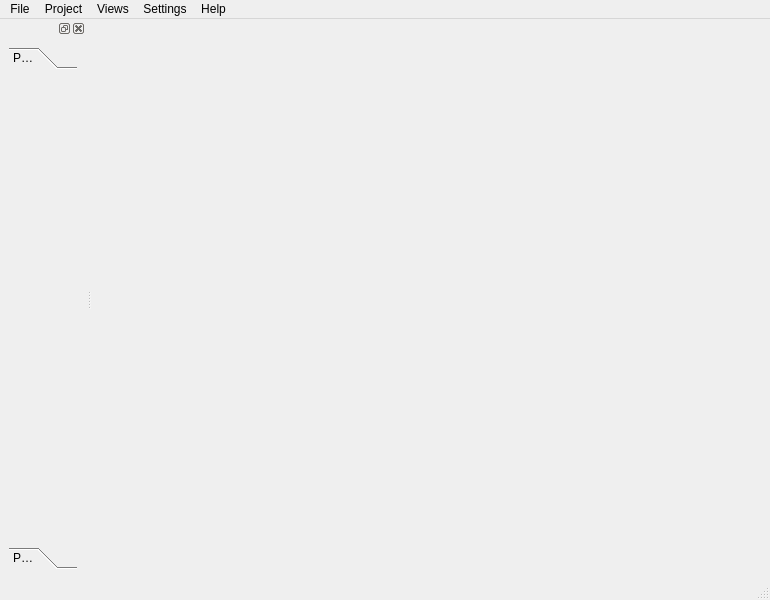
<?xml version="1.0" encoding="UTF-8"?>
<ui version="4.0">
 <class>MainWindow</class>
 <widget class="QMainWindow" name="MainWindow">
  <property name="geometry">
   <rect>
    <x>0</x>
    <y>0</y>
    <width>770</width>
    <height>600</height>
   </rect>
  </property>
  <property name="windowTitle">
   <string>MainWindow</string>
  </property>
  <widget class="QWidget" name="centralwidget">
   <layout class="QGridLayout" name="gridLayout">
    <item row="0" column="0">
     <widget class="QWidget" name="widget" native="true"/>
    </item>
   </layout>
  </widget>
  <widget class="QMenuBar" name="menubar">
   <property name="geometry">
    <rect>
     <x>0</x>
     <y>0</y>
     <width>770</width>
     <height>26</height>
    </rect>
   </property>
   <widget class="QMenu" name="menuProject">
    <property name="title">
     <string>File</string>
    </property>
    <widget class="QMenu" name="menuOpen_Recent">
     <property name="title">
      <string>Open Recent</string>
     </property>
     <addaction name="separator"/>
     <addaction name="actionProject_1"/>
     <addaction name="actionProject_2"/>
     <addaction name="actionProject_3"/>
     <addaction name="actionProyect_4"/>
     <addaction name="actionProyect_5"/>
    </widget>
    <addaction name="actionNew_Project"/>
    <addaction name="actionOpen"/>
    <addaction name="menuOpen_Recent"/>
    <addaction name="separator"/>
    <addaction name="actionExit"/>
   </widget>
   <widget class="QMenu" name="menuSettings">
    <property name="title">
     <string>Settings</string>
    </property>
    <widget class="QMenu" name="menuLanguage">
     <property name="title">
      <string>Language</string>
     </property>
     <addaction name="actionEN"/>
     <addaction name="actionES"/>
     <addaction name="actionEUS"/>
    </widget>
    <addaction name="menuLanguage"/>
    <addaction name="actionLicense"/>
   </widget>
   <widget class="QMenu" name="menuProject_2">
    <property name="title">
     <string>Project</string>
    </property>
    <addaction name="actionChange_Location"/>
    <addaction name="actionRename_2"/>
    <addaction name="separator"/>
    <addaction name="actionClose_Project"/>
   </widget>
   <widget class="QMenu" name="menuHelp">
    <property name="title">
     <string>Help</string>
    </property>
   </widget>
   <widget class="QMenu" name="menuViews">
    <property name="title">
     <string>Views</string>
    </property>
    <addaction name="actionProgress_View"/>
    <addaction name="actionStatus_View_2"/>
   </widget>
   <addaction name="menuProject"/>
   <addaction name="menuProject_2"/>
   <addaction name="menuViews"/>
   <addaction name="menuSettings"/>
   <addaction name="menuHelp"/>
  </widget>
  <widget class="QStatusBar" name="statusbar"/>
  <widget class="QDockWidget" name="dockWidget">
   <attribute name="dockWidgetArea">
    <number>1</number>
   </attribute>
   <widget class="QWidget" name="dockWidgetContents">
    <layout class="QGridLayout" name="gridLayout_2">
     <item row="0" column="0">
      <widget class="QToolBox" name="toolBox">
       <property name="currentIndex">
        <number>0</number>
       </property>
       <widget class="QWidget" name="page">
        <property name="geometry">
         <rect>
          <x>0</x>
          <y>0</y>
          <width>85</width>
          <height>439</height>
         </rect>
        </property>
        <attribute name="label">
         <string>Page 1</string>
        </attribute>
       </widget>
       <widget class="QWidget" name="page_2">
        <property name="geometry">
         <rect>
          <x>0</x>
          <y>0</y>
          <width>98</width>
          <height>28</height>
         </rect>
        </property>
        <attribute name="label">
         <string>Page 2</string>
        </attribute>
       </widget>
      </widget>
     </item>
    </layout>
   </widget>
  </widget>
  <action name="actionNew_Project">
   <property name="text">
    <string>New Project</string>
   </property>
  </action>
  <action name="actionOpen">
   <property name="icon">
    <iconset>
     <normaloff>deusto.png</normaloff>deusto.png</iconset>
   </property>
   <property name="text">
    <string>Open...</string>
   </property>
  </action>
  <action name="actionProject_1">
   <property name="text">
    <string>Project 1</string>
   </property>
  </action>
  <action name="actionProject_2">
   <property name="text">
    <string>Project 2</string>
   </property>
  </action>
  <action name="actionProject_3">
   <property name="text">
    <string>Project 3</string>
   </property>
  </action>
  <action name="actionProyect_4">
   <property name="text">
    <string>Proyect 4</string>
   </property>
  </action>
  <action name="actionProyect_5">
   <property name="text">
    <string>Proyect 5</string>
   </property>
  </action>
  <action name="actionExit">
   <property name="text">
    <string>Exit</string>
   </property>
  </action>
  <action name="actionLicense">
   <property name="text">
    <string>License</string>
   </property>
  </action>
  <action name="actionProgressView">
   <property name="checkable">
    <bool>true</bool>
   </property>
   <property name="checked">
    <bool>true</bool>
   </property>
   <property name="text">
    <string>Progress View</string>
   </property>
  </action>
  <action name="actionStatus_View">
   <property name="text">
    <string>Status View</string>
   </property>
  </action>
  <action name="actionRename">
   <property name="text">
    <string>Rename...</string>
   </property>
  </action>
  <action name="actionClose_Project">
   <property name="text">
    <string>Close Project</string>
   </property>
  </action>
  <action name="actionRename_2">
   <property name="text">
    <string>Rename...</string>
   </property>
  </action>
  <action name="actionChange_Location">
   <property name="text">
    <string>Change Location</string>
   </property>
  </action>
  <action name="actionEN">
   <property name="text">
    <string>EN</string>
   </property>
  </action>
  <action name="actionES">
   <property name="text">
    <string>ES</string>
   </property>
  </action>
  <action name="actionEUS">
   <property name="text">
    <string>EUS</string>
   </property>
  </action>
  <action name="actionProgress_View">
   <property name="checkable">
    <bool>true</bool>
   </property>
   <property name="checked">
    <bool>true</bool>
   </property>
   <property name="text">
    <string>Progress View</string>
   </property>
  </action>
  <action name="actionStatus_View_2">
   <property name="checkable">
    <bool>true</bool>
   </property>
   <property name="checked">
    <bool>true</bool>
   </property>
   <property name="text">
    <string>Status View</string>
   </property>
  </action>
  <action name="actionlocura">
   <property name="text">
    <string>locura</string>
   </property>
   <property name="shortcut">
    <string>Ctrl+H</string>
   </property>
  </action>
 </widget>
 <resources/>
 <connections/>
</ui>
